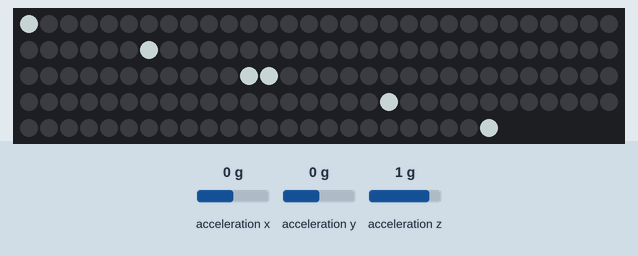
Simulated run of this sketch. Board: Arduino Uno, built with avr-gcc and run on an emulated ATmega328P. On the bench: 144 RGB LEDs in strip order, left to right, continuing on the next row. Wiring (inferred from the names in the program): ADXL345 accelerometer at I2C address 0x53. Inputs (shaded band) come from the test bench; at power-on: acceleration x 0 g, acceleration y 0 g, acceleration z 1 g. Dim RGB values are drawn brighter than linear.

Above: at 1.2 s.
1.3 s: acceleration x set to -1.4 g
At 2.07 s:
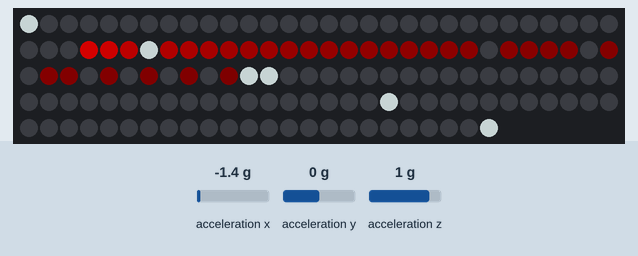
4.0 s: acceleration x set to 0.8 g
At 4.78 s:
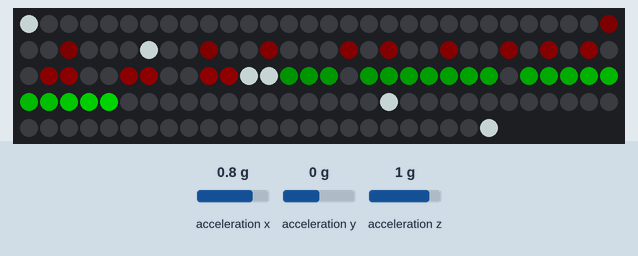
6.7 s: acceleration y set to -1.4 g
At 8.5 s:
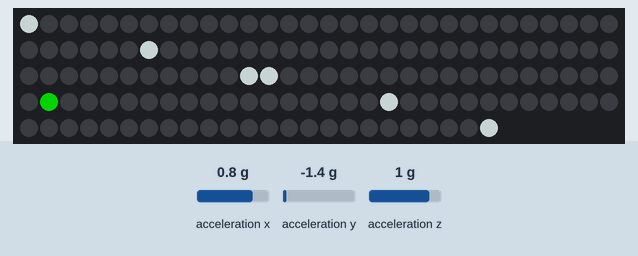
8.6 s: acceleration z set to -0.8 g
Timing chart, 0 to 11.6 s (numbered marks = the images above; inputs shaded):
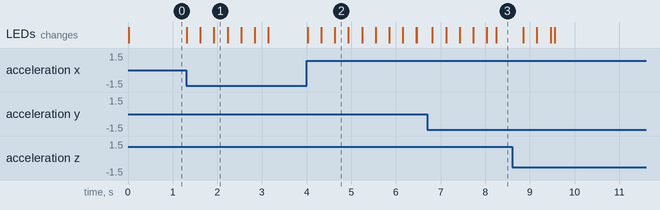

The sketch:

3b_LED_spirit_level_with_Analog_Devices_ADXL345.ino
```cpp
// Tutorial 3b. LED spirit level with Analog Devices ADXL345

// Main parts: Adafruit Metro Mini, APA102C strip 144 x RGB LED,
// Analog Devices ADXL345

// Libraries required to interface with the sensor via I2C and to
// drive RGB LEDs; use the latest versions
#include <Wire.h>
#include "FastLED.h"

// Variables that remain constant
#define DEVICE (0x53) // Sensor I2C address (is fixed!)
byte _buffer[6]; // Array to store the raw sensor output
char POWER_CTL = 0x2D; // Sensor power control register address
char DATA_FORMAT = 0x31; // Sensor data format register address
char DATAX0 = 0x32; // Sensor x-axis data register byte 0
char DATAX1 = 0x33; // Sensor x-axis data register byte 1
char DATAY0 = 0x34;
char DATAY1 = 0x35;
char DATAZ0 = 0x36;
char DATAZ1 = 0x37;
// Averaged output from 2-point calibration with 6-point-tumble
// method. The values are particular to each IC, meaning each
// sensor must undergo this process (no "default" values!)
const int xUp =  252; // Sensor/PCB pointing up
const int xDown = -262; // Sensor/PCB pointing down
const int yUp =  257;
const int yDown = -255;
const int zUp =  255;
const int zDown = -241;
// Sensor resolution in 2g mode is 3.9 mg/LSB, so output must
// be converted to g
const float rawToG = 0.0039;
// Exponential moving average "α" and "S" initialisation
float alphaEMA = 0.05;
float pitchEMA = 0.0;
const byte pinData = 4; // Digital output pin to LED strip
const byte pinClock = 3; // Digital output pin to LED strip
const byte numLeds = 144; // Number of LEDs
struct CRGB leds[numLeds]; // Array that stores each LED's data

// Variables that can change
int xRaw, yRaw, zRaw; // Store the raw sensor output
float xUp1g, xDown1g, yUp1g, yDown1g, zUp1g, zDown1g; // Decimal values for offset and gain calculations
float xOffset, xGain, yOffset, yGain, zOffset, zGain; // Decimal values for offset and gain calculations
int ledPosition, ledHue; // Store leading LED's values

void setup()
{
  // Initialise the I2C library to read from the sensor
  Wire.begin();

  // Initialise serial output, only for initial calibration and testing
  // Serial.begin(115200);

  // Sets sensor to 2g mode, typical output -256 to +256 per axis
  registerWrite(DATA_FORMAT, 0x00);

  // Sets sensor to measuring mode
  registerWrite(POWER_CTL, 0x08);

  // Convert averaged calibration output from above to g
  xUp1g = xUp * rawToG; xDown1g = xDown * rawToG;
  yUp1g = yUp * rawToG; yDown1g = yDown * rawToG;
  zUp1g = zUp * rawToG; zDown1g = zDown * rawToG;

  // Calculate offset and gain values as per Analog Devices
  xOffset = 0.5 * (xUp1g + xDown1g); xGain = 0.5 * (xUp1g - xDown1g);
  yOffset = 0.5 * (yUp1g + yDown1g); yGain = 0.5 * (yUp1g - yDown1g);
  zOffset = 0.5 * (zUp1g + zDown1g); zGain = 0.5 * (zUp1g - zDown1g);

  // Initialise the FastLED library with the type of programmable RGB LED
  // used, the digital output pins the LED strip is wired to, the array that
  // holds each LED's data, and the number of LEDs in the strip. Note: BGR
  // (not RGB) is the required colour-order for APA102C LEDs
  FastLED.addLeds<APA102, pinData, pinClock, BGR>(leds, numLeds);

  // Sets the overall LED strip's brightness (values 0 - 255)
  FastLED.setBrightness(128);
}

void loop()
{
  // A call to this function reads from the ADXL345 sensor
  readSensor();

  // A call to this function applies offset and gain to the raw output
  // and calculates the roll (x) and pitch (y) angle
  calculateAngle();

  // Sets the leading LED's hue and brightness
  leds[ledPosition] = CHSV(ledHue, 255, 255);
  // Set 0°, 45° and 90° marker LEDs; no array, I was too lazy ; )
  leds[0] = CRGB::Azure; leds[36] = CRGB::Azure; leds[71] = CRGB::Azure; leds[72] = CRGB::Azure; leds[108] = CRGB::Azure; leds[143] = CRGB::Azure;
  // Display all LED's data (= illuminate the LED strip)
  FastLED.show();
  // Generate a short trail behind the leading LED
  for (int i = 0; i < numLeds; i++)
  {
    leds[i].fadeToBlackBy(16);
  }
}

void readSensor()
{
  // The raw x, y and z data output is represented in six bytes
  byte bytesToRead = 6;

  // Read from the sensor's six data registers using the burst read
  // method of all six registers at once as per Analog Devices
  registerRead(DATAX0, bytesToRead, _buffer);

  // Convert output, 10 bit, 2 bytes, with the LSB first
  xRaw = (((int)_buffer[1]) << 8) | _buffer[0];
  yRaw = (((int)_buffer[3]) << 8) | _buffer[2];
  zRaw = (((int)_buffer[5]) << 8) | _buffer[4];
}

void calculateAngle()
{
  // Calculate adjusted x, y and z values based on offset and gain;
  // cast ints to floats at execution time as per Analog Devices
  float xCal = (((float)xRaw * rawToG - xOffset) / xGain) * 256;
  float yCal = (((float)yRaw * rawToG - yOffset) / yGain) * 256;
  float zCal = (((float)zRaw * rawToG - zOffset) / zGain) * 256;

  // Calculate roll and pitch angles where pitch = rotation around
  // y-axis and roll = rotation around x-axis
  float roll = atan2(yCal, zCal) * 180 / M_PI;
  float pitch = atan2(-xCal, sqrt(yCal * yCal + zCal * zCal)) * 180 / M_PI;

  // Calculate exponential moving average
  pitchEMA = (alphaEMA * pitch) + ((1 - alphaEMA) * pitchEMA);

  // Calculate the position of the leading LED depending on the
  // sensor's/PCB's y-axis (pitch)
  ledPosition = round(map(pitchEMA, 90, -90, 0, numLeds - 1));

  // Calculate the hue based on the sensor's/PCB's y-axis pitch
  if (pitchEMA >= 0)
  {
    ledHue = 0; // port
  }
  else
  {
    ledHue = 96; // starboard
  }

  // Stop leading LED's jitter
  delay(10);
}

void registerWrite(byte address, byte value)
{
  // Write to a sensor register
  Wire.beginTransmission(DEVICE);
  Wire.write(address);
  Wire.write(value);
  Wire.endTransmission();
}

void registerRead(byte address, byte num, byte _buffer[])
{
  // Read from the sensor's registers into the _buffer array
  Wire.beginTransmission(DEVICE);
  Wire.write(address);
  Wire.endTransmission();
  Wire.beginTransmission(DEVICE);
  Wire.requestFrom(DEVICE, num);

  byte i = 0;

  while (Wire.available())
  {
    // Read one byte at a time
    _buffer[i] = Wire.read();
    i++;
  }

  Wire.endTransmission();
}
```

Measured:
- after the input at 1.3 s, the LEDs: first change at once (image 1 shows a later state)
- after the input at 4.0 s, the LEDs: first change at once (image 2 shows a later state)
- after the input at 6.7 s, the LEDs: first change after 0.12 s (image 3 shows a later state)
